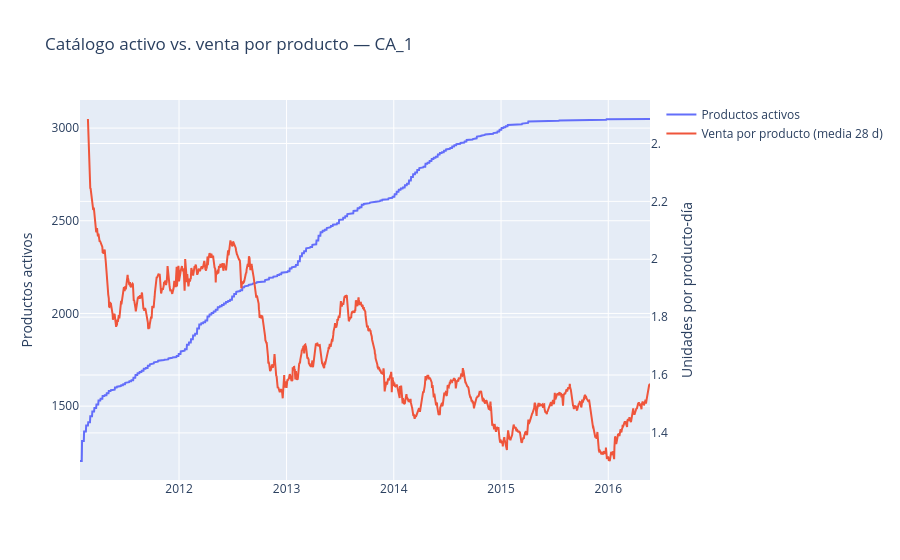

The cell this chart's notebook holds for it:
### Code cell
activos = (df.group_by("date")
             .agg(productos_activos=pl.col("id").n_unique(),
                  ventas=pl.col("sales").sum())
             .sort("date")
             .with_columns(venta_por_producto=pl.col("ventas") / pl.col("productos_activos"))
             .with_columns(pl.col("venta_por_producto").rolling_mean(28).alias("vpp_28"))
             .to_pandas())

fig = go.Figure()
fig.add_scatter(x=activos["date"], y=activos["productos_activos"], name="Productos activos", yaxis="y1")
fig.add_scatter(x=activos["date"], y=activos["vpp_28"], name="Venta por producto (media 28 d)", yaxis="y2")
fig.update_layout(title="Catálogo activo vs. venta por producto — CA_1",
                  yaxis=dict(title="Productos activos"),
                  yaxis2=dict(title="Unidades por producto-día", overlaying="y", side="right"))
guardar(fig, "05_catalogo_vs_venta")

### Figure 1 — Plotly figure (JSON) as saved in the notebook; plotly's stock layout.template omitted (floating-point values rounded to 4 significant figures; data arrays with more than 128 entries replaced by an {"elided": "..."} marker saying what was removed)
{"data": [{"name": "Productos activos", "type": "scatter", "x": {"elided": "1941 str values"}, "y": {"elided": "1941 int values"}, "yaxis": "y"}, {"name": "Venta por producto (media 28 d)", "type": "scatter", "x": {"elided": "1941 str values"}, "y": {"elided": "1941 float values"}, "yaxis": "y2"}], "layout": {"title": {"text": "Catálogo activo vs. venta por producto — CA_1"}, "yaxis": {"title": {"text": "Productos activos"}}, "yaxis2": {"overlaying": "y", "side": "right", "title": {"text": "Unidades por producto-día"}}}}
